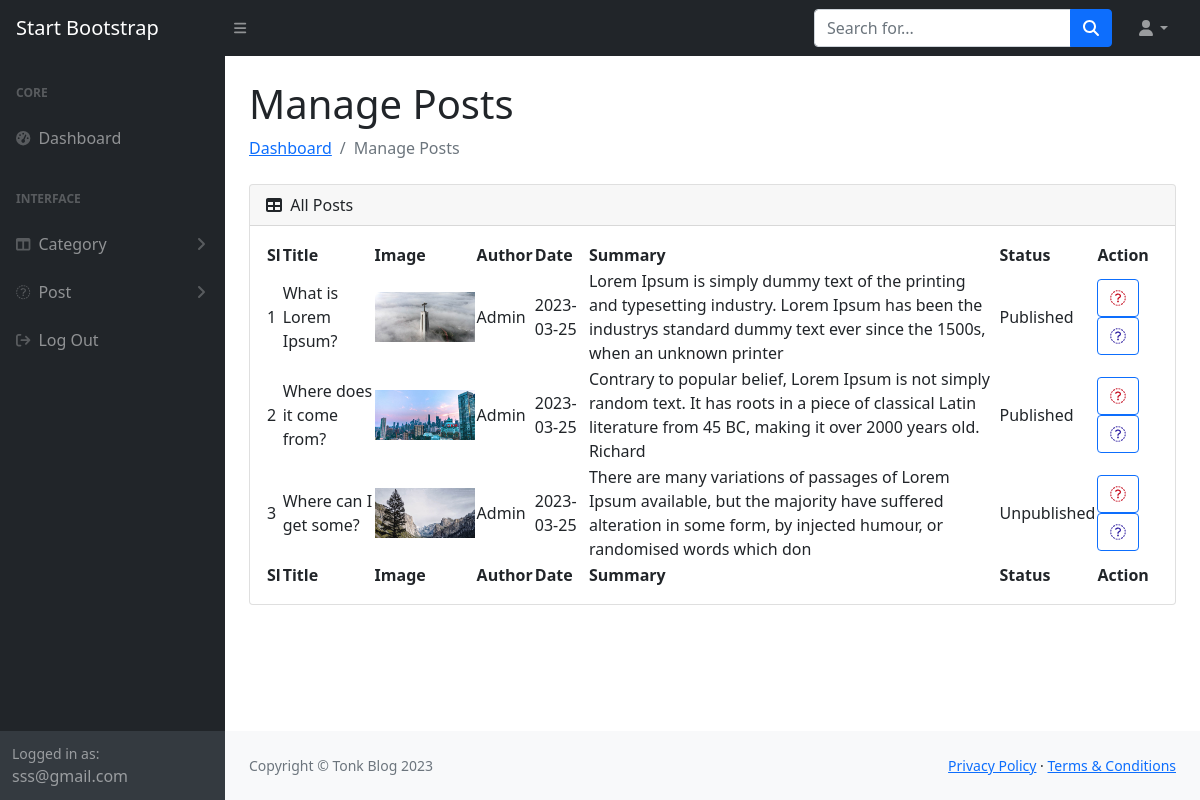
/blog/admin/manage_posts.php (signed in), run on the app's committed database.
### tables this page shows
CREATE TABLE `tbl_posts` (
  `post_id` int(10) NOT NULL,
  `post_title` varchar(50) NOT NULL,
  `post_content` longtext NOT NULL,
  `post_img` varchar(255) NOT NULL,
  `post_user` varchar(50) NOT NULL,
  `post_date` date NOT NULL,
  `post_summary` tinytext NOT NULL,
  `post_status` int(2) NOT NULL
);

### blog/admin/manage_posts.php (called while the page is built)
<?php
        $view = "manage_post";
        require("master_tamplate.php")
?>

### blog/admin/config/Config.php (called while the page is built, shortened)
<?php
        class Config {
            public function __construct() {
                $this->con = new Mysqli("localhost", "root", "", "tonk");
            }
        }
?>

### blog/admin/classes/Posts.php (called while the page is built, shortened)
<?php
        class Posts extends Config {
            public function all_post () {
                return $this->con->query("SELECT * FROM `tbl_posts`");
            }
        }
?>

### blog/admin/views/mng_post_cont.php (the view, shortened to what this page needs)
<?php
        $title = "Manage Posts";
?>
<h1 class="mt-4"><?= $title;?></h1>
<ol class="breadcrumb mb-4">
    <li class="breadcrumb-item"><a href="dashboard.php">Dashboard</a></li>
    <li class="breadcrumb-item active"><?= $title;?></li>
</ol>
<?php
        include_once("classes/Posts.php");
        $p1 = new Posts();
?>
<div class="card mb-4">
    <div class="card-header">
        <i class="fas fa-table me-1"></i>
        All Posts
    </div>
    <div class="card-body">
        <table id="datatablesSimple">
            <thead>
                <tr>
                    <th>Sl</th>
                    <th>Title</th>
                    <th>Image</th>
                    <th>Author</th>
                    <th>Date</th>
                    <th>Summary</th>
                    <th>Status</th>
                    <th>Action</th>
                </tr>
            </thead>
            <tfoot>
                <tr>
                    <th>Sl</th>
                    <th>Title</th>
                    <th>Image</th>
                    <th>Author</th>
                    <th>Date</th>
                    <th>Summary</th>
                    <th>Status</th>
                    <th>Action</th>
                </tr>
            </tfoot>
            <tbody>
                <?php
                        $all_post = $p1->all_post();
                        $sl = 1;
                        if(mysqli_num_rows($all_post)>0) {
                            foreach($all_post as $post_item) {?>
                            <tr>
                                <td><?= $sl++; ?></td>
                                <td><?= $post_item['post_title']; ?></td>
                                <td>
                                    <img src="../upload/<?= $post_item['post_img']; ?>" alt="" width="100px" height="50px">
                                </td>
                                <td><?= $post_item['post_user']; ?></td>
                                <td><?= $post_item['post_date']; ?></td>
                                <td><?= $post_item['post_summary']; ?></td>
                                <td><?php if($post_item['post_status'] == 1) {
                                    echo "Published";
                                } else {
                                    echo "Unpublished";
                                }
                                ?>
                                </td>
                                <td>
                                    <a href="?cid=<?= $post_item['post_id'];?>" class="btn btn-outline-primary" ><i class="fa-sharp fa-solid fa-trash" style="color: #c4081b;"></i></a>
                                    <a href="edit_post.php?cid=<?= $post_item['post_id'];?>" class="btn btn-outline-primary" ><i class="fa-sharp fa-solid fa-pen-to-square" style="color: #2c1ca0;"></i></a>
                                </td>
                            </tr>
                        <?php
                            }
                        }
                ?>
            </tbody>
        </table>
    </div>
</div>

### blog/admin/includes/header.php (shortened to what this page needs)
<!DOCTYPE html>
<html lang="en">
    <head>
        <link href="https://cdn.jsdelivr.net/npm/simple-datatables@latest/dist/style.css" rel="stylesheet" />
        <link href="css/styles.css" rel="stylesheet" />
    </head>
    <body class="sb-nav-fixed">

### blog/admin/includes/nav_top.php (shortened to what this page needs)
<nav class="sb-topnav navbar navbar-expand navbar-dark bg-dark">
    <a class="navbar-brand ps-3" href="dashboard.php">Start Bootstrap</a>
    <button class="btn btn-link btn-sm order-1 order-lg-0 me-4 me-lg-0" id="sidebarToggle" href="#!"><i class="fas fa-bars"></i></button>
    <form class="d-none d-md-inline-block form-inline ms-auto me-0 me-md-3 my-2 my-md-0">
        <div class="input-group">
            <input class="form-control" type="text" placeholder="Search for..." aria-label="Search for..." aria-describedby="btnNavbarSearch" />
            <button class="btn btn-primary" id="btnNavbarSearch" type="button"><i class="fas fa-search"></i></button>
        </div>
    </form>
    <ul class="navbar-nav ms-auto ms-md-0 me-3 me-lg-4">
        <li class="nav-item dropdown">
            <a class="nav-link dropdown-toggle" id="navbarDropdown" href="#" role="button" data-bs-toggle="dropdown" aria-expanded="false"><i class="fas fa-user fa-fw"></i></a>
        </li>
    </ul>
</nav>

### blog/admin/master_tamplate.php (shortened to what this page needs)
<?php
        $email = $_SESSION['admin_email'];
?>
    <?php include_once("includes/header.php") ?>
    <?php include_once("includes/nav_top.php") ?>
    <div id="layoutSidenav">
            <?php include_once("includes/nav_side.php") ?>
            <div id="layoutSidenav_content">
                <main>
                    <div class="container-fluid px-4">
                        <?php
                                if(isset($view)) {
                                    if ($view == 'dashboard') {
                                        require("views/dashboard_cont.php");
                                    } else if ($view == "add_category") {
                                        require("views/add_cate_cont.php");
                                    } else if ($view == "edit_category") {
                                        require("views/edit_cate_cont.php");
                                    } else if ($view == "manage_category") {
                                        require("views/mng_cate_cont.php");
                                    } else if ($view == "add_post") {
                                        require("views/add_post_cont.php");
                                    } else if ($view == "edit_post") {
                                        require("views/edit_post_cont.php");
                                    } else if ($view == "manage_post") {
                                        require("views/mng_post_cont.php");
                                    } else {
                                        echo "Error";
                                    }
                                }
                        ?>
                    </div>
                </main>
                <?php include_once("includes/footer.php") ?>
            </div>
        </div>
    </body>
</html>

### blog/admin/includes/nav_side.php (shortened to what this page needs)
<div id="layoutSidenav_nav">
    <nav class="sb-sidenav accordion sb-sidenav-dark" id="sidenavAccordion">
        <div class="sb-sidenav-menu">
            <div class="nav">
                <div class="sb-sidenav-menu-heading">Core</div>
                <a class="nav-link" href="dashboard.php">
                    <div class="sb-nav-link-icon"><i class="fas fa-tachometer-alt"></i></div>
                    Dashboard
                </a>
                <div class="sb-sidenav-menu-heading">Interface</div>
                <a class="nav-link collapsed" href="#" data-bs-toggle="collapse" data-bs-target="#collapseCate" aria-expanded="false" aria-controls="collapseLayouts">
                    <div class="sb-nav-link-icon"><i class="fas fa-columns"></i></div>
                    Category
                    <div class="sb-sidenav-collapse-arrow"><i class="fas fa-angle-down"></i></div>
                </a>
                <a class="nav-link collapsed" href="#" data-bs-toggle="collapse" data-bs-target="#collapsePost" aria-expanded="false" aria-controls="collapseLayouts">
                    <div class="sb-nav-link-icon"><i class="fa-sharp fa-solid fa-signs-post"></i></div>
                    Post
                    <div class="sb-sidenav-collapse-arrow"><i class="fas fa-angle-down"></i></div>
                </a>
                <a class="nav-link" href="?admin_logout=logout">
                    <div class="sb-nav-link-icon"><i class="fa-solid fa-arrow-right-from-bracket"></i></div>
                    Log Out
                </a>
        </div>
        <div class="sb-sidenav-footer fixed-bottom">
            <div class="small">Logged in as:</div>
            <?= $email;?>
        </div>
    </nav>
</div>

### blog/admin/includes/footer.php
<footer class="py-4 bg-light mt-auto">
    <div class="container-fluid px-4">
        <div class="d-flex align-items-center justify-content-between small">
            <div class="text-muted">Copyright &copy; Tonk Blog <?= date("Y"); ?></div>
            <div>
                <a href="#">Privacy Policy</a>
                &middot;
                <a href="#">Terms &amp; Conditions</a>
            </div>
        </div>
    </div>
</footer>

### data on the page
tbl_posts: post_title "What is Lorem Ipsum?", post_img (picture), post_user "Admin", post_date "2023-03-25", post_summary "Lorem Ipsum is simply dummy text of the printing and typesetting industry. Lorem Ipsum has been the industrys standard dummy text ever since the 1500s, when an unknown printer", post_status "Published"
tbl_posts: post_title "Where does it come from?", post_img (picture), post_user "Admin", post_date "2023-03-25", post_summary "Contrary to popular belief, Lorem Ipsum is not simply random text. It has roots in a piece of classical Latin literature from 45 BC, making it over 2000 years old. Richard", post_status "Published"
tbl_posts: post_title "Where can I get some?", post_img (picture), post_user "Admin", post_date "2023-03-25", post_summary "There are many variations of passages of Lorem Ipsum available, but the majority have suffered alteration in some form, by injected humour, or randomised words which don", post_status "Unpublished"

### other printed values
$email "sss@gmail.com"
$title "Manage Posts"
